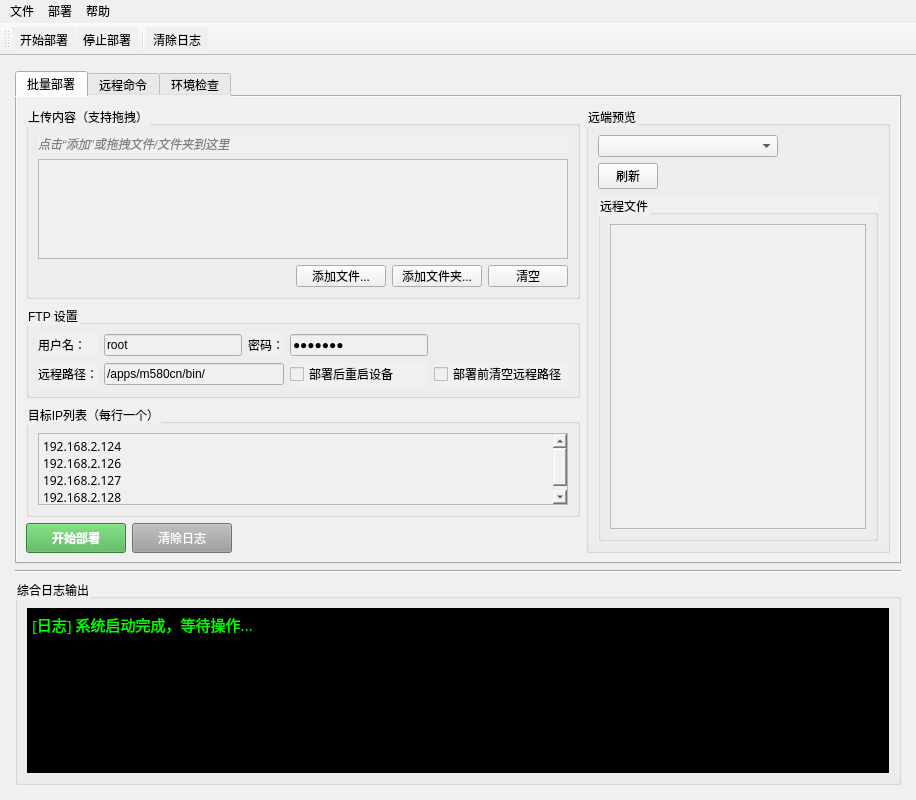
<?xml version="1.0" encoding="UTF-8"?>
<ui version="4.0">
 <class>DeployMaster</class>
 <widget class="QMainWindow" name="DeployMaster">
  <property name="geometry">
   <rect>
    <x>0</x>
    <y>0</y>
    <width>916</width>
    <height>800</height>
   </rect>
  </property>
  <property name="windowTitle">
   <string>DeployMaster - FTP &amp; Telnet 批量运维工具</string>
  </property>
  <property name="styleSheet">
   <string notr="true">background-color: #F0F0F0; font-family: &quot;Microsoft YaHei&quot;, &quot;Segoe UI&quot;;</string>
  </property>
  <widget class="QWidget" name="centralwidget">
   <layout class="QVBoxLayout" name="verticalLayout" stretch="1,0,0">
    <property name="leftMargin">
     <number>15</number>
    </property>
    <property name="topMargin">
     <number>15</number>
    </property>
    <property name="rightMargin">
     <number>15</number>
    </property>
    <property name="bottomMargin">
     <number>15</number>
    </property>
    <item>
     <widget class="QTabWidget" name="tabWidget">
      <property name="tabPosition">
       <enum>QTabWidget::TabPosition::North</enum>
      </property>
      <property name="currentIndex">
       <number>0</number>
      </property>
      <widget class="QWidget" name="tab_deploy">
       <attribute name="title">
        <string>批量部署</string>
       </attribute>
       <layout class="QGridLayout" name="gridLayout_deploy" columnstretch="1,3,2,0">
        <item row="0" column="0" colspan="3">
         <widget class="QGroupBox" name="groupBox_upload">
          <property name="acceptDrops">
           <bool>true</bool>
          </property>
          <property name="title">
           <string>上传内容（支持拖拽）</string>
          </property>
          <property name="alignment">
           <set>Qt::AlignmentFlag::AlignLeading|Qt::AlignmentFlag::AlignLeft|Qt::AlignmentFlag::AlignTop</set>
          </property>
          <layout class="QVBoxLayout" name="verticalLayout_upload">
           <item>
            <widget class="QLabel" name="label_dragHint">
             <property name="styleSheet">
              <string notr="true">color: gray; font-style: italic;</string>
             </property>
             <property name="text">
              <string>点击“添加”或拖拽文件/文件夹到这里</string>
             </property>
            </widget>
           </item>
           <item>
            <widget class="DropListWidget" name="list_uploadedItems">
             <property name="minimumSize">
              <size>
               <width>0</width>
               <height>100</height>
              </size>
             </property>
             <property name="acceptDrops">
              <bool>true</bool>
             </property>
             <property name="dragDropMode">
              <enum>QAbstractItemView::DragDropMode::DropOnly</enum>
             </property>
             <property name="selectionMode">
              <enum>QAbstractItemView::SelectionMode::ExtendedSelection</enum>
             </property>
            </widget>
           </item>
           <item>
            <layout class="QHBoxLayout" name="horizontalLayout_uploadBtns">
             <item>
              <spacer name="horizontalSpacer_upload">
               <property name="orientation">
                <enum>Qt::Orientation::Horizontal</enum>
               </property>
               <property name="sizeHint" stdset="0">
                <size>
                 <width>40</width>
                 <height>20</height>
                </size>
               </property>
              </spacer>
             </item>
             <item>
              <widget class="QPushButton" name="btn_addFiles">
               <property name="minimumSize">
                <size>
                 <width>90</width>
                 <height>22</height>
                </size>
               </property>
               <property name="text">
                <string>添加文件...</string>
               </property>
              </widget>
             </item>
             <item>
              <widget class="QPushButton" name="btn_addFolders">
               <property name="minimumSize">
                <size>
                 <width>90</width>
                 <height>22</height>
                </size>
               </property>
               <property name="text">
                <string>添加文件夹...</string>
               </property>
              </widget>
             </item>
             <item>
              <widget class="QPushButton" name="btn_clearUploadList">
               <property name="minimumSize">
                <size>
                 <width>60</width>
                 <height>22</height>
                </size>
               </property>
               <property name="text">
                <string>清空</string>
               </property>
              </widget>
             </item>
            </layout>
           </item>
          </layout>
         </widget>
        </item>
        <item row="1" column="0" colspan="3">
         <widget class="QGroupBox" name="groupBox_ftp">
          <property name="title">
           <string>FTP 设置</string>
          </property>
          <layout class="QGridLayout" name="gridLayout_ftp">
           <item row="0" column="0">
            <widget class="QLabel" name="label_user">
             <property name="text">
              <string>用户名：</string>
             </property>
            </widget>
           </item>
           <item row="0" column="1">
            <widget class="QLineEdit" name="txt_user">
             <property name="text">
              <string>root</string>
             </property>
             <property name="alignment">
              <set>Qt::AlignmentFlag::AlignLeading|Qt::AlignmentFlag::AlignLeft|Qt::AlignmentFlag::AlignVCenter</set>
             </property>
            </widget>
           </item>
           <item row="0" column="2">
            <widget class="QLabel" name="label_pass">
             <property name="text">
              <string>密码：</string>
             </property>
            </widget>
           </item>
           <item row="0" column="3">
            <widget class="QLineEdit" name="txt_pass">
             <property name="text">
              <string>SE-2025</string>
             </property>
             <property name="echoMode">
              <enum>QLineEdit::EchoMode::Password</enum>
             </property>
            </widget>
           </item>
           <item row="1" column="0">
            <widget class="QLabel" name="label_remotePath">
             <property name="text">
              <string>远程路径：</string>
             </property>
            </widget>
           </item>
           <item row="1" column="1" colspan="2">
            <widget class="QLineEdit" name="txt_remotePath">
             <property name="text">
              <string>/apps/m580cn/bin/</string>
             </property>
            </widget>
           </item>
           <item row="1" column="3">
            <widget class="QCheckBox" name="chk_rebootAfterDeploy">
             <property name="text">
              <string>部署后重启设备</string>
             </property>
             <property name="checked">
              <bool>false</bool>
             </property>
            </widget>
           </item>
           <item row="1" column="4">
            <widget class="QCheckBox" name="chk_clearRemoteBeforeUpload">
             <property name="text">
              <string>部署前清空远程路径</string>
             </property>
             <property name="checked">
              <bool>false</bool>
             </property>
            </widget>
           </item>
          </layout>
         </widget>
        </item>
        <item row="2" column="0" colspan="3">
         <widget class="QGroupBox" name="groupBox_ipList">
          <property name="title">
           <string>目标IP列表（每行一个）</string>
          </property>
          <layout class="QVBoxLayout" name="verticalLayout_ipList">
           <item>
            <widget class="QTextEdit" name="txt_ipList">
             <property name="font">
              <font>
               <family>Microsoft YaHei</family>
              </font>
             </property>
             <property name="lineWrapMode">
              <enum>QTextEdit::LineWrapMode::NoWrap</enum>
             </property>
             <property name="markdown">
              <string>192.168.2.124

192.168.2.126

192.168.2.127

192.168.2.128

</string>
             </property>
             <property name="html">
              <string>&lt;!DOCTYPE HTML PUBLIC &quot;-//W3C//DTD HTML 4.0//EN&quot; &quot;http://www.w3.org/TR/REC-html40/strict.dtd&quot;&gt;
&lt;html&gt;&lt;head&gt;&lt;meta name=&quot;qrichtext&quot; content=&quot;1&quot; /&gt;&lt;meta charset=&quot;utf-8&quot; /&gt;&lt;style type=&quot;text/css&quot;&gt;
p, li { white-space: pre-wrap; }
hr { height: 1px; border-width: 0; }
li.unchecked::marker { content: &quot;\2610&quot;; }
li.checked::marker { content: &quot;\2612&quot;; }
&lt;/style&gt;&lt;/head&gt;&lt;body style=&quot; font-family:'Microsoft YaHei','Segoe UI'; font-size:9pt; font-weight:400; font-style:normal;&quot;&gt;
&lt;p style=&quot; margin-top:6px; margin-bottom:6px; margin-left:0px; margin-right:0px; -qt-block-indent:0; text-indent:0px;&quot;&gt;192.168.2.124&lt;/p&gt;
&lt;p style=&quot; margin-top:6px; margin-bottom:6px; margin-left:0px; margin-right:0px; -qt-block-indent:0; text-indent:0px;&quot;&gt;192.168.2.126&lt;/p&gt;
&lt;p style=&quot; margin-top:6px; margin-bottom:6px; margin-left:0px; margin-right:0px; -qt-block-indent:0; text-indent:0px;&quot;&gt;192.168.2.127&lt;/p&gt;
&lt;p style=&quot; margin-top:6px; margin-bottom:6px; margin-left:0px; margin-right:0px; -qt-block-indent:0; text-indent:0px;&quot;&gt;192.168.2.128&lt;/p&gt;&lt;/body&gt;&lt;/html&gt;</string>
             </property>
             <property name="plainText">
              <string>192.168.2.124
192.168.2.126
192.168.2.127
192.168.2.128</string>
             </property>
            </widget>
           </item>
          </layout>
         </widget>
        </item>
        <item row="3" column="0" colspan="2">
         <layout class="QHBoxLayout" name="horizontalLayout_deployBtns">
          <item>
           <widget class="QPushButton" name="btn_deploy">
            <property name="minimumSize">
             <size>
              <width>100</width>
              <height>30</height>
             </size>
            </property>
            <property name="styleSheet">
             <string notr="true">background-color: #4CAF50; color: white; font-weight: bold;</string>
            </property>
            <property name="text">
             <string>开始部署</string>
            </property>
           </widget>
          </item>
          <item>
           <widget class="QPushButton" name="btn_clearLog">
            <property name="minimumSize">
             <size>
              <width>100</width>
              <height>30</height>
             </size>
            </property>
            <property name="styleSheet">
             <string notr="true">background-color: #9E9E9E; color: white;</string>
            </property>
            <property name="text">
             <string>清除日志</string>
            </property>
           </widget>
          </item>
          <item>
           <spacer name="horizontalSpacer_deploy">
            <property name="orientation">
             <enum>Qt::Orientation::Horizontal</enum>
            </property>
            <property name="sizeHint" stdset="0">
             <size>
              <width>40</width>
              <height>20</height>
             </size>
            </property>
           </spacer>
          </item>
         </layout>
        </item>
        <item row="0" column="3" rowspan="4">
         <widget class="QGroupBox" name="groupBox_remotePreview">
          <property name="title">
           <string>远端预览</string>
          </property>
          <layout class="QVBoxLayout" name="verticalLayout_remote">
           <item>
            <widget class="QComboBox" name="cmb_targetIPs">
             <property name="sizePolicy">
              <sizepolicy hsizetype="Fixed" vsizetype="Fixed">
               <horstretch>0</horstretch>
               <verstretch>0</verstretch>
              </sizepolicy>
             </property>
             <property name="minimumSize">
              <size>
               <width>180</width>
               <height>0</height>
              </size>
             </property>
            </widget>
           </item>
           <item>
            <widget class="QPushButton" name="btn_refreshRemote">
             <property name="maximumSize">
              <size>
               <width>60</width>
               <height>16777215</height>
              </size>
             </property>
             <property name="text">
              <string>刷新</string>
             </property>
            </widget>
           </item>
           <item>
            <widget class="QGroupBox" name="groupBox_remoteFiles">
             <property name="title">
              <string>远程文件</string>
             </property>
             <layout class="QVBoxLayout" name="verticalLayout_tree">
              <item>
               <widget class="QTreeView" name="tree_remoteFiles">
                <property name="headerHidden">
                 <bool>true</bool>
                </property>
               </widget>
              </item>
             </layout>
            </widget>
           </item>
          </layout>
         </widget>
        </item>
       </layout>
      </widget>
      <widget class="QWidget" name="tab_telnet">
       <attribute name="title">
        <string>远程命令</string>
       </attribute>
       <layout class="QGridLayout" name="gridLayout_telnet">
        <item row="0" column="0">
         <widget class="QGroupBox" name="groupBox_telnetSettings">
          <property name="title">
           <string>Telnet 设置</string>
          </property>
          <layout class="QGridLayout" name="gridLayout_telnetSettings">
           <item row="0" column="0">
            <widget class="QLabel" name="label_telnetUser">
             <property name="text">
              <string>用户名：</string>
             </property>
            </widget>
           </item>
           <item row="0" column="1">
            <widget class="QLineEdit" name="txt_telnetUser">
             <property name="text">
              <string>root</string>
             </property>
            </widget>
           </item>
           <item row="0" column="2">
            <widget class="QLabel" name="label_telnetPass">
             <property name="text">
              <string>密码：</string>
             </property>
            </widget>
           </item>
           <item row="0" column="3">
            <widget class="QLineEdit" name="txt_telnetPass">
             <property name="text">
              <string>root</string>
             </property>
             <property name="echoMode">
              <enum>QLineEdit::EchoMode::Password</enum>
             </property>
            </widget>
           </item>
           <item row="1" column="0">
            <widget class="QLabel" name="label_telnetPort">
             <property name="text">
              <string>端口：</string>
             </property>
            </widget>
           </item>
           <item row="1" column="1">
            <widget class="QLineEdit" name="txt_telnetPort">
             <property name="maximumSize">
              <size>
               <width>60</width>
               <height>16777215</height>
              </size>
             </property>
             <property name="text">
              <string>23</string>
             </property>
            </widget>
           </item>
           <item row="1" column="2" colspan="2">
            <widget class="QCheckBox" name="chk_autoReconnect">
             <property name="text">
              <string>自动重连</string>
             </property>
             <property name="checked">
              <bool>true</bool>
             </property>
            </widget>
           </item>
           <item row="2" column="0" colspan="2">
            <widget class="QCheckBox" name="chk_showOutput">
             <property name="text">
              <string>显示每条命令输出</string>
             </property>
             <property name="checked">
              <bool>true</bool>
             </property>
            </widget>
           </item>
           <item row="2" column="2" colspan="2">
            <widget class="QCheckBox" name="chk_stopOnError">
             <property name="text">
              <string>出错时停止</string>
             </property>
             <property name="checked">
              <bool>false</bool>
             </property>
            </widget>
           </item>
          </layout>
         </widget>
        </item>
        <item row="1" column="0">
         <widget class="QGroupBox" name="groupBox_commands">
          <property name="title">
           <string>批量命令（每行一条）</string>
          </property>
          <layout class="QVBoxLayout" name="verticalLayout_commands">
           <item>
            <widget class="QTextEdit" name="txt_telnetCommands">
             <property name="font">
              <font>
               <family>Microsoft YaHei</family>
              </font>
             </property>
             <property name="lineWrapMode">
              <enum>QTextEdit::LineWrapMode::NoWrap</enum>
             </property>
             <property name="plainText">
              <string>ls -l /apps
cd /apps
rm README.md
rm .gitignore
rm config.json</string>
             </property>
            </widget>
           </item>
           <item>
            <widget class="QComboBox" name="cmb_commandTemplates">
             <property name="sizePolicy">
              <sizepolicy hsizetype="Expanding" vsizetype="Fixed">
               <horstretch>0</horstretch>
               <verstretch>0</verstretch>
              </sizepolicy>
             </property>
             <property name="minimumSize">
              <size>
               <width>200</width>
               <height>0</height>
              </size>
             </property>
             <property name="placeholderText">
              <string>选择命令模板</string>
             </property>
            </widget>
           </item>
          </layout>
         </widget>
        </item>
        <item row="2" column="0">
         <layout class="QHBoxLayout" name="horizontalLayout_telnetBtns">
          <item>
           <widget class="QPushButton" name="btn_executeCommands">
            <property name="minimumSize">
             <size>
              <width>100</width>
              <height>30</height>
             </size>
            </property>
            <property name="styleSheet">
             <string notr="true">background-color: #2196F3; color: white; font-weight: bold;</string>
            </property>
            <property name="text">
             <string>执行命令</string>
            </property>
           </widget>
          </item>
          <item>
           <widget class="QPushButton" name="btn_saveTemplate">
            <property name="minimumSize">
             <size>
              <width>100</width>
              <height>30</height>
             </size>
            </property>
            <property name="styleSheet">
             <string notr="true">background-color: #9C27B0; color: white;</string>
            </property>
            <property name="text">
             <string>保存为模板</string>
            </property>
           </widget>
          </item>
          <item>
           <widget class="QPushButton" name="btn_clearCommands">
            <property name="minimumSize">
             <size>
              <width>100</width>
              <height>30</height>
             </size>
            </property>
            <property name="styleSheet">
             <string notr="true">background-color: #9E9E9E; color: white;</string>
            </property>
            <property name="text">
             <string>清空命令</string>
            </property>
           </widget>
          </item>
          <item>
           <spacer name="horizontalSpacer_telnet">
            <property name="orientation">
             <enum>Qt::Orientation::Horizontal</enum>
            </property>
            <property name="sizeHint" stdset="0">
             <size>
              <width>40</width>
              <height>20</height>
             </size>
            </property>
           </spacer>
          </item>
         </layout>
        </item>
        <item row="0" column="1" rowspan="3">
         <widget class="QGroupBox" name="groupBox_targetDevices">
          <property name="title">
           <string>目标设备</string>
          </property>
          <layout class="QVBoxLayout" name="verticalLayout_targetDevices">
           <item>
            <widget class="QLabel" name="label_telnetIPList">
             <property name="text">
              <string>IP 列表：</string>
             </property>
            </widget>
           </item>
           <item>
            <widget class="QTextEdit" name="txt_telnetIPList">
             <property name="font">
              <font>
               <family>Microsoft YaHei</family>
              </font>
             </property>
             <property name="lineWrapMode">
              <enum>QTextEdit::LineWrapMode::NoWrap</enum>
             </property>
             <property name="readOnly">
              <bool>true</bool>
             </property>
            </widget>
           </item>
           <item>
            <widget class="QGroupBox" name="groupBox_connStatus">
             <property name="sizePolicy">
              <sizepolicy hsizetype="Preferred" vsizetype="Expanding">
               <horstretch>0</horstretch>
               <verstretch>0</verstretch>
              </sizepolicy>
             </property>
             <property name="title">
              <string>连接状态</string>
             </property>
            </widget>
           </item>
           <item>
            <widget class="QPushButton" name="btn_testConnections">
             <property name="maximumSize">
              <size>
               <width>80</width>
               <height>16777215</height>
              </size>
             </property>
             <property name="text">
              <string>连接测试</string>
             </property>
            </widget>
           </item>
          </layout>
         </widget>
        </item>
       </layout>
      </widget>
      <widget class="QWidget" name="tab_check">
       <attribute name="title">
        <string>环境检查</string>
       </attribute>
       <layout class="QVBoxLayout" name="verticalLayout_check">
        <item>
         <layout class="QHBoxLayout" name="horizontalLayout_checkBtns">
          <item>
           <widget class="QPushButton" name="btn_checkEnvironment">
            <property name="minimumSize">
             <size>
              <width>120</width>
              <height>30</height>
             </size>
            </property>
            <property name="text">
             <string>环境检查</string>
            </property>
           </widget>
          </item>
          <item>
           <widget class="QPushButton" name="btn_downloadLogs">
            <property name="minimumSize">
             <size>
              <width>120</width>
              <height>30</height>
             </size>
            </property>
            <property name="text">
             <string>下载日志</string>
            </property>
           </widget>
          </item>
          <item>
           <widget class="QCheckBox" name="chk_includeAllLogs">
            <property name="text">
             <string>下载全部日志</string>
            </property>
            <property name="checked">
             <bool>true</bool>
            </property>
           </widget>
          </item>
          <item>
           <spacer name="horizontalSpacer_check">
            <property name="orientation">
             <enum>Qt::Orientation::Horizontal</enum>
            </property>
            <property name="sizeHint" stdset="0">
             <size>
              <width>40</width>
              <height>20</height>
             </size>
            </property>
           </spacer>
          </item>
         </layout>
        </item>
        <item>
         <widget class="QTableWidget" name="table_checkResults">
          <property name="editTriggers">
           <set>QAbstractItemView::EditTrigger::NoEditTriggers</set>
          </property>
          <property name="alternatingRowColors">
           <bool>true</bool>
          </property>
          <property name="selectionMode">
           <enum>QAbstractItemView::SelectionMode::SingleSelection</enum>
          </property>
          <property name="selectionBehavior">
           <enum>QAbstractItemView::SelectionBehavior::SelectRows</enum>
          </property>
          <attribute name="horizontalHeaderStretchLastSection">
           <bool>true</bool>
          </attribute>
          <column>
           <property name="text">
            <string>设备 IP</string>
           </property>
          </column>
          <column>
           <property name="text">
            <string>License</string>
           </property>
          </column>
          <column>
           <property name="text">
            <string>工程文件</string>
           </property>
          </column>
          <column>
           <property name="text">
            <string>系统版本</string>
           </property>
          </column>
          <column>
           <property name="text">
            <string>运行状态</string>
           </property>
          </column>
         </widget>
        </item>
       </layout>
      </widget>
     </widget>
    </item>
    <item>
     <widget class="QFrame" name="frame_splitter">
      <property name="maximumSize">
       <size>
        <width>16777215</width>
        <height>5</height>
       </size>
      </property>
      <property name="frameShape">
       <enum>QFrame::Shape::HLine</enum>
      </property>
      <property name="frameShadow">
       <enum>QFrame::Shadow::Sunken</enum>
      </property>
     </widget>
    </item>
    <item>
     <widget class="QGroupBox" name="groupBox_log">
      <property name="title">
       <string>综合日志输出</string>
      </property>
      <layout class="QVBoxLayout" name="verticalLayout_log">
       <item>
        <widget class="QTextEdit" name="txt_globalLog">
         <property name="font">
          <font>
           <family>Microsoft YaHei</family>
           <pointsize>11</pointsize>
          </font>
         </property>
         <property name="styleSheet">
          <string notr="true">background-color: black; color: #00FF00;</string>
         </property>
         <property name="lineWrapMode">
          <enum>QTextEdit::LineWrapMode::WidgetWidth</enum>
         </property>
         <property name="readOnly">
          <bool>true</bool>
         </property>
         <property name="plainText">
          <string>[日志] 系统启动完成，等待操作...</string>
         </property>
        </widget>
       </item>
      </layout>
     </widget>
    </item>
   </layout>
  </widget>
  <widget class="QMenuBar" name="menubar">
   <property name="geometry">
    <rect>
     <x>0</x>
     <y>0</y>
     <width>916</width>
     <height>21</height>
    </rect>
   </property>
   <widget class="QMenu" name="menu_file">
    <property name="title">
     <string>文件</string>
    </property>
    <addaction name="action_new"/>
    <addaction name="action_open"/>
    <addaction name="action_save"/>
    <addaction name="separator"/>
    <addaction name="action_exit"/>
   </widget>
   <widget class="QMenu" name="menu_deploy">
    <property name="title">
     <string>部署</string>
    </property>
    <addaction name="action_start_deploy"/>
    <addaction name="action_stop_deploy"/>
    <addaction name="action_pause_deploy"/>
   </widget>
   <widget class="QMenu" name="menu_help">
    <property name="title">
     <string>帮助</string>
    </property>
    <addaction name="action_about"/>
   </widget>
   <addaction name="menu_file"/>
   <addaction name="menu_deploy"/>
   <addaction name="menu_help"/>
  </widget>
  <widget class="QToolBar" name="toolbar">
   <property name="windowTitle">
    <string>工具栏</string>
   </property>
   <attribute name="toolBarArea">
    <enum>TopToolBarArea</enum>
   </attribute>
   <attribute name="toolBarBreak">
    <bool>false</bool>
   </attribute>
   <addaction name="action_start_deploy"/>
   <addaction name="action_stop_deploy"/>
   <addaction name="separator"/>
   <addaction name="action_clear_log"/>
  </widget>
  <action name="action_new">
   <property name="text">
    <string>新建</string>
   </property>
  </action>
  <action name="action_open">
   <property name="text">
    <string>打开</string>
   </property>
  </action>
  <action name="action_save">
   <property name="text">
    <string>保存</string>
   </property>
  </action>
  <action name="action_exit">
   <property name="text">
    <string>退出</string>
   </property>
  </action>
  <action name="action_start_deploy">
   <property name="icon">
    <iconset theme="media-playback-start"/>
   </property>
   <property name="text">
    <string>开始部署</string>
   </property>
  </action>
  <action name="action_stop_deploy">
   <property name="icon">
    <iconset theme="media-playback-stop"/>
   </property>
   <property name="text">
    <string>停止部署</string>
   </property>
  </action>
  <action name="action_pause_deploy">
   <property name="icon">
    <iconset theme="media-playback-pause"/>
   </property>
   <property name="text">
    <string>暂停部署</string>
   </property>
  </action>
  <action name="action_about">
   <property name="text">
    <string>关于</string>
   </property>
  </action>
  <action name="action_clear_log">
   <property name="text">
    <string>清除日志</string>
   </property>
  </action>
 </widget>
 <customwidgets>
  <customwidget>
   <class>DropListWidget</class>
   <extends>QListWidget</extends>
   <header>droplistwidget.h</header>
  </customwidget>
 </customwidgets>
 <resources/>
 <connections/>
</ui>
